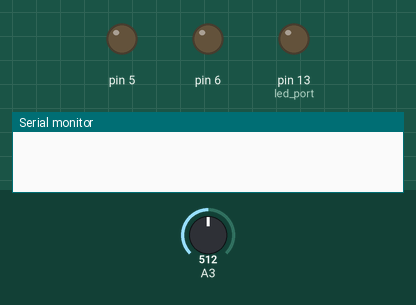
Recording of a sketch running on a simulated Arduino Leonardo, built with avr-gcc and run on an emulated ATmega32U4. Parts: output pins drawn as LEDs (lit = HIGH), the last lines printed to the serial monitor. The test bench sets the inputs (shaded band); at power-on: A3 = 512. Random numbers use the default seed unless the sketch sets one.

Above: at 0.1 s.
At 13.2 s:
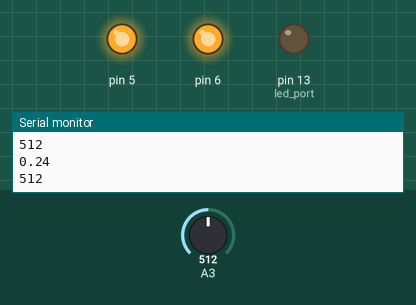
13.3 s: A3 set to 1007
16.2 s: A3 set to 1023
At 18.8 s:
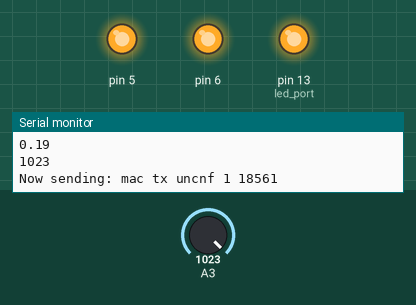
19.5 s: A3 set to 900
Timing chart, 0 to 22.5 s (numbered marks = the images above; inputs shaded):
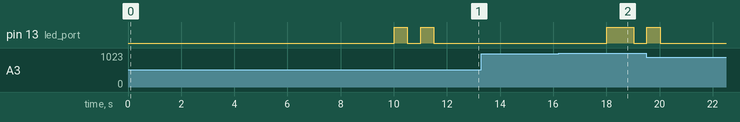

The sketch:

app.ino
```cpp
/*
MarvinLaptop

Basic controls of IoT Academy Marvin LoRa Development board through your Laptop

This version supports:
  - Sending LoRa uplink messages using ABP that are given as input from the serial port on your laptop
  - Blink three times when sending data
  - Power control to RN2483 module

Instructions:
  - Get the latest version of the Arduino software
  - In Arduino IDE select Arduino Leonardo and com port of your device
  - Please adjust ABP adresses and key below to match yours
*/

#include <time.h>
#include <stdlib.h>

// Port to assign the type of lora data (any port can be used between 1 and 223)
int     set_port  = 1;

// Some standard ports that depend on the layout of the Marvin
long    defaultBaudRate = 57600;
int     reset_port = 5;
int     RN2483_power_port = 6;
int     led_port = 13;
const int ledPin=13;

//*** Set parameters here BEGIN ---->
String  set_nwkskey = "b6b4d924f4dea0ce0320ebf401c16644"; // Put your 32 hex char here
String  set_appskey = "591f7e1a9173e344ea7a2973f652ff8b"; // Put your 32 hex char here
String  set_devaddr = "04001E78"; // Put your 8 hex char here
//*** <---- END Set parameters

// Some global items
String reader = "";

/*
 * Setup() function is called when board is started. Marvin uses a serial connection to talk to your pc and a serial
 * connection to talk to the RN2483, these are both initialized in seperate functions. Also some Arduino port are
 * initialized and a LED is called to blink when everything is done.
 */
void setup() {
  InitializeSerials(defaultBaudRate);
  initializeRN2483(RN2483_power_port, reset_port);
  pinMode(led_port, OUTPUT); // Initialize LED port
  blinky();
  Serial.begin(9600);
  pinMode(ledPin,OUTPUT);
  srand(time(NULL));

}

void loop() {
    int r = rand();
    Serial.println((float)r*0.00001);
    int sensorValue = analogRead(A3);
    Serial.println(sensorValue);
    delay(1000);
    if(sensorValue==1023)
    {
        digitalWrite(ledPin,HIGH);
        send_LoRa_data(set_port, (String)r);
        blinky();
        read_data_from_LoRa_Mod();
        delay(1000);
    }
    else
    {
        digitalWrite(ledPin,LOW);
    }


}

void InitializeSerials(long baudrate)
{
  Serial.begin(baudrate);
  Serial1.begin(baudrate);
  delay(1000);
  print_to_console("Serial ports initialised");
}

void initializeRN2483(int pwr_port, int rst_port)
{
  //Enable power to the RN2483
  pinMode(pwr_port, OUTPUT);
  digitalWrite(pwr_port, HIGH);
  print_to_console("RN2483 Powered up");
  delay(1000);

  //Disable reset pin
  pinMode(rst_port, OUTPUT);
  digitalWrite(rst_port, HIGH);

  //Configure LoRa module
  send_LoRa_Command("sys reset");
  read_data_from_LoRa_Mod();

  send_LoRa_Command("mac set nwkskey " + set_nwkskey);
  read_data_from_LoRa_Mod();

  send_LoRa_Command("mac set appskey " + set_appskey);
  read_data_from_LoRa_Mod();

  send_LoRa_Command("mac set devaddr " + set_devaddr);
  read_data_from_LoRa_Mod();

  //For this commands some extra delay is needed.
  send_LoRa_Command("mac set adr on");
  //send_LoRa_Command("mac set dr 0"); //uncomment this line to fix the RN2483 on SF12 (dr=DataRate)
  delay(1000);
  read_data_from_LoRa_Mod();

  send_LoRa_Command("mac save");
  delay(1000);
  read_data_from_LoRa_Mod();

  send_LoRa_Command("mac join abp");
  delay(1000);
  read_data_from_LoRa_Mod();

  send_LoRa_Command("radio set crc off");
  delay(1000);
  read_data_from_LoRa_Mod();

}

void print_to_console(String message)
{
  Serial.println(message);
}

void read_data_from_LoRa_Mod()
{
  if (Serial1.available()) {
    String inByte = Serial1.readString();
    Serial.println(inByte);
  }

}

void send_LoRa_Command(String cmd)
{
  print_to_console("Now sending: " + cmd);
  Serial1.println(cmd);
  delay(500);
}

void send_LoRa_data(int tx_port, String rawdata)
{
  send_LoRa_Command("mac tx uncnf " + String(tx_port) + String(" ") + rawdata);
}


void blinky()
{
  digitalWrite(led_port, HIGH);   // turn the LED on (HIGH is the voltage level)
  delay(500);              // wait for a second
  digitalWrite(led_port, LOW);    // turn the LED off by making the voltage LOW
  delay(500);              // wait for a second
  digitalWrite(led_port, HIGH);   // turn the LED on (HIGH is the voltage level)
  delay(500);              // wait for a second
  digitalWrite(led_port, LOW);    // turn the LED off by making the voltage LOW
  delay(500);              // wait for a second
}

int randomNum(){
  srand(time(NULL));
  int r = rand();

   return r;
}
```

Measured:
- the behaviour switches between 1022 and 1023 on A3 (found by bisection; images 1 and 2)
- after the input at 16.2 s, pin 13 (led_port): LOW → HIGH after 1.8 s, → LOW 1.0 s later
